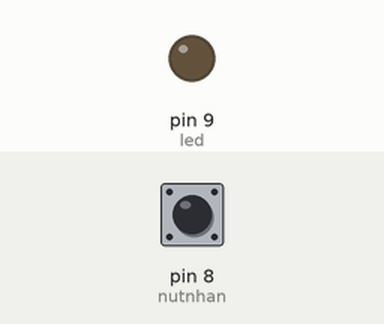
Recording of a sketch running on a simulated Arduino Uno, built with avr-gcc and run on an emulated ATmega328P. Parts: output pins drawn as LEDs (lit = HIGH). Dashed ring = blinking. Inputs (shaded band) come from the test bench; at power-on: pin 8 (nutnhan) HIGH. What the sketch prints to the serial monitor is not drawn.

Above: at 1.2 s.
1.3 s: pin 8 (nutnhan) pulsed LOW 5 times (0.12 s each, 0.3 s apart)
At 1.57 s:
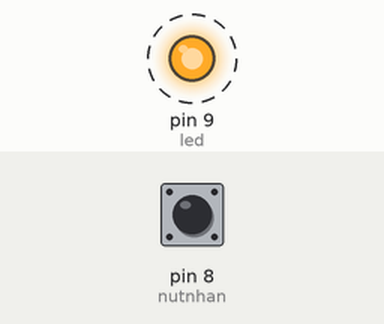
At 3.1 s:
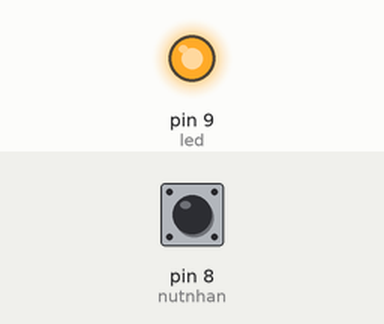
Timing chart, 0 to 4.6 s (numbered marks = the images above; inputs shaded):
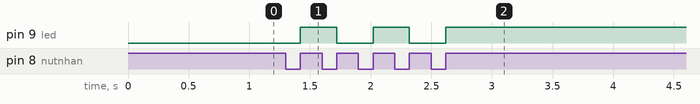

Measured:
- after the input at 1.3 s, pin 9 (led): alternates HIGH for 0.30 s and LOW for 0.30 s, 5 changes in all, then stays HIGH, starting after 0.12 s

The sketch:

bat_tat_led_bang_nut_nhan.ino
```cpp
//khai báo biến
int nutnhan = 8; // định nghĩa chân số 0 là button
int led = 9,t=0; // khai báo led và biến
int status1;// biến lưu các trạng thái nút nhấn
// viết hàm chống dội
boolean chong_doi()// int char float ngoại trừ void
{
  int sta =!digitalRead(nutnhan); // đọc trạng thái nút nhấn
  return sta;// khi co nhan nut la true
}
// khởi tạo
void setup()
{
    Serial.begin(9600);
    pinMode(nutnhan,INPUT);
    pinMode(led,OUTPUT);
}
void loop() // vong lap
{
  int buttonState = digitalRead(nutnhan);
  //Serial.println(buttonState);
  status1 = chong_doi();
  if(status1==true)
  {
    {
      t=!t;// đảo trạng thái
    }
    while(status1==true){status1=chong_doi();}
  }
  if(t==1)
      {
     digitalWrite(led,HIGH);
       }
      else
            {
           digitalWrite(led,LOW);
             }
  Serial.println(t);
}
```
